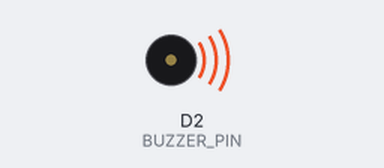
A sketch run on a simulated ESP8266 (NodeMCU). Shown: buzzer (waves = sounding).

Above: at 0.1 s.
At 1.6 s:
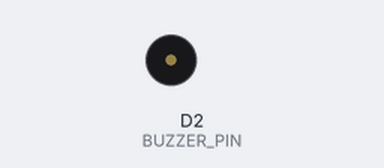
Timing chart, 0 to 3.1 s (numbered marks = the images above):
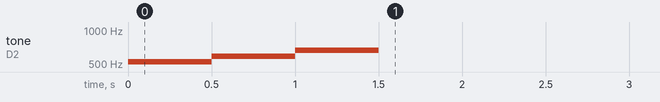

The sketch:

2_buzzer.ino
```cpp
// Do(523Hz), Re(587Hz), Mi(659Hz), Fa(698Hz)
// So(784Hz), La(880Hz), Si(988Hz) 高音 Do (1047Hz)

#define BUZZER_PIN D2  // 定義蜂鳴器腳位

void setup() {
  pinMode(BUZZER_PIN, OUTPUT); // 設定蜂鳴器腳位為輸出


  tone(BUZZER_PIN, 523,500);  // 發出Do音
  delay(500);
  tone(BUZZER_PIN, 587,500);  // 發出Re音
  delay(500);
  tone(BUZZER_PIN, 659,500);  // 發出Mi音
  delay(500);
  noTone(BUZZER_PIN);     // 停止發聲
  delay(500);

}

void loop() {

}
```
